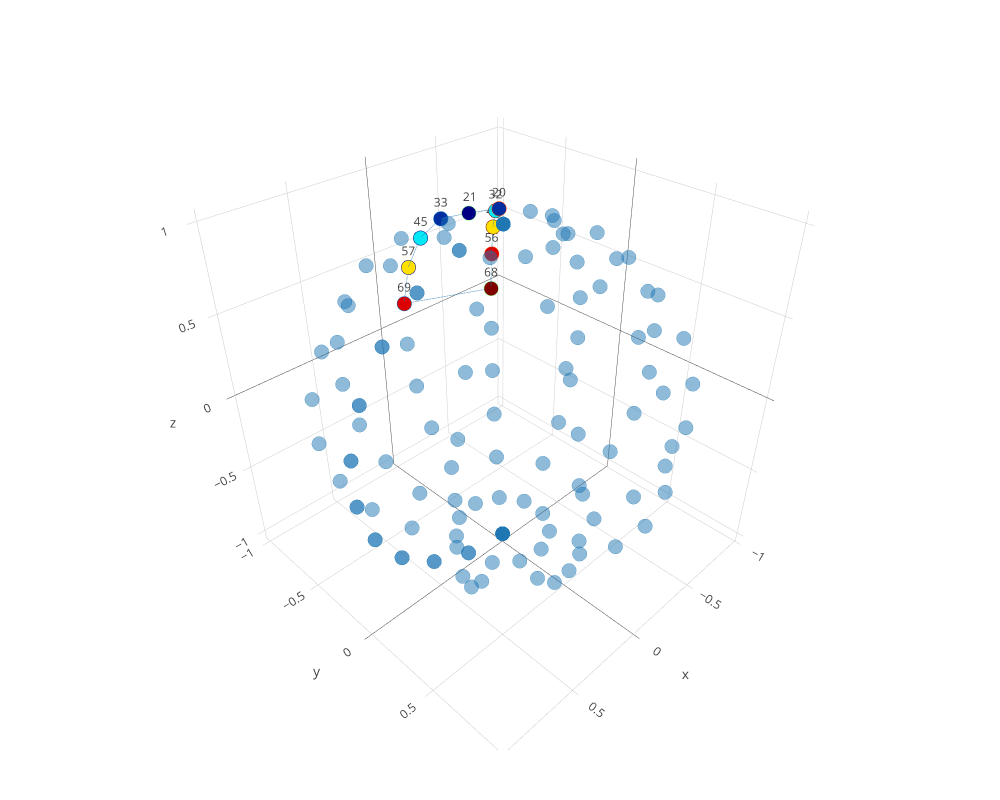

This figure's notebook cell:
### Code cell
plotclassrep_pjs(PH,dim=1,class=82)

### Figure 1 — Plotly figure (JSON) as saved in the notebook; plotly's stock layout.template omitted (floating-point values rounded to 4 significant figures; data arrays with more than 128 entries replaced by an {"elided": "..."} marker saying what was removed)
{"data": [{"autocolorscale": false, "marker": {"cmax": 1, "cmin": 0, "color": [0, 0.09549, 0.09549, 0.3455, 0.3455, 0.6545, 0.6545, 0.9045, 0.9045, 1], "colorscale": "Jet", "line": {"color": [0.5, 0.809, 0.191, 1.0, 0, 1, 0, 0.191, 0.809, 0.5], "colorscale": "Jet", "width": 2}, "opacity": 1, "size": 5, "symbol": "circle"}, "mode": "markers+text", "text": ["21", "20", "33", "32", "45", "44", "57", "69", "56", "68"], "type": "scatter3d", "x": [-0.04009, -0.1845, -0.07694, -0.354, -0.1076, -0.4949, -0.1295, -0.1409, -0.5957, -0.6482], "y": [-0.2789, -0.2129, -0.5351, -0.4086, -0.7481, -0.5712, -0.9004, -0.9797, -0.6875, -0.7481], "z": [0.9595, 0.9595, 0.8413, 0.8413, 0.6549, 0.6549, 0.4154, 0.1423, 0.4154, 0.1423]}, {"autocolorscale": false, "marker": {"color": "rgb(31,119,180)", "line": {"color": "rgb(31,119,180)", "width": 2}, "opacity": 0.5, "size": 5, "symbol": "circle"}, "mode": "markers", "text": {"elided": "134 str values"}, "type": "scatter3d", "x": {"elided": "134 float values"}, "y": {"elided": "134 float values"}, "z": {"elided": "134 float values"}}, {"line": {"color": "#1f77b4", "width": 1.5}, "mode": "lines", "name": "Dim 1 Faces", "opacity": 0.5, "type": "scatter3d", "x": [-0.1845, -0.04009], "y": [-0.2129, -0.2789], "z": [0.9595, 0.9595]}, {"line": {"color": "#1f77b4", "width": 1.5}, "mode": "lines", "name": "edge (20,32)", "opacity": 0.5, "showlegend": false, "type": "scatter3d", "x": [-0.1845, -0.354], "y": [-0.2129, -0.4086], "z": [0.9595, 0.8413]}, {"line": {"color": "#1f77b4", "width": 1.5}, "mode": "lines", "name": "edge (21,33)", "opacity": 0.5, "showlegend": false, "type": "scatter3d", "x": [-0.04009, -0.07694], "y": [-0.2789, -0.5351], "z": [0.9595, 0.8413]}, {"line": {"color": "#1f77b4", "width": 1.5}, "mode": "lines", "name": "edge (32,44)", "opacity": 0.5, "showlegend": false, "type": "scatter3d", "x": [-0.354, -0.4949], "y": [-0.4086, -0.5712], "z": [0.8413, 0.6549]}, {"line": {"color": "#1f77b4", "width": 1.5}, "mode": "lines", "name": "edge (33,45)", "opacity": 0.5, "showlegend": false, "type": "scatter3d", "x": [-0.07694, -0.1076], "y": [-0.5351, -0.7481], "z": [0.8413, 0.6549]}, {"line": {"color": "#1f77b4", "width": 1.5}, "mode": "lines", "name": "edge (44,56)", "opacity": 0.5, "showlegend": false, "type": "scatter3d", "x": [-0.4949, -0.5957], "y": [-0.5712, -0.6875], "z": [0.6549, 0.4154]}, {"line": {"color": "#1f77b4", "width": 1.5}, "mode": "lines", "name": "edge (45,57)", "opacity": 0.5, "showlegend": false, "type": "scatter3d", "x": [-0.1076, -0.1295], "y": [-0.7481, -0.9004], "z": [0.6549, 0.4154]}, {"line": {"color": "#1f77b4", "width": 1.5}, "mode": "lines", "name": "edge (56,68)", "opacity": 0.5, "showlegend": false, "type": "scatter3d", "x": [-0.5957, -0.6482], "y": [-0.6875, -0.7481], "z": [0.4154, 0.1423]}, {"line": {"color": "#1f77b4", "width": 1.5}, "mode": "lines", "name": "edge (57,69)", "opacity": 0.5, "showlegend": false, "type": "scatter3d", "x": [-0.1295, -0.1409], "y": [-0.9004, -0.9797], "z": [0.4154, 0.1423]}, {"line": {"color": "#1f77b4", "width": 1.5}, "mode": "lines", "name": "edge (68,69)", "opacity": 0.5, "showlegend": false, "type": "scatter3d", "x": [-0.6482, -0.1409], "y": [-0.7481, -0.9797], "z": [0.1423, 0.1423]}], "layout": {"height": 800, "hovermode": "closest", "margin": {"b": 50, "l": 50, "r": 50, "t": 50}, "scene": {"aspectmode": "manual", "aspectratio": {"x": 1, "y": 1.01}}, "showlegend": false, "width": 1000}}
